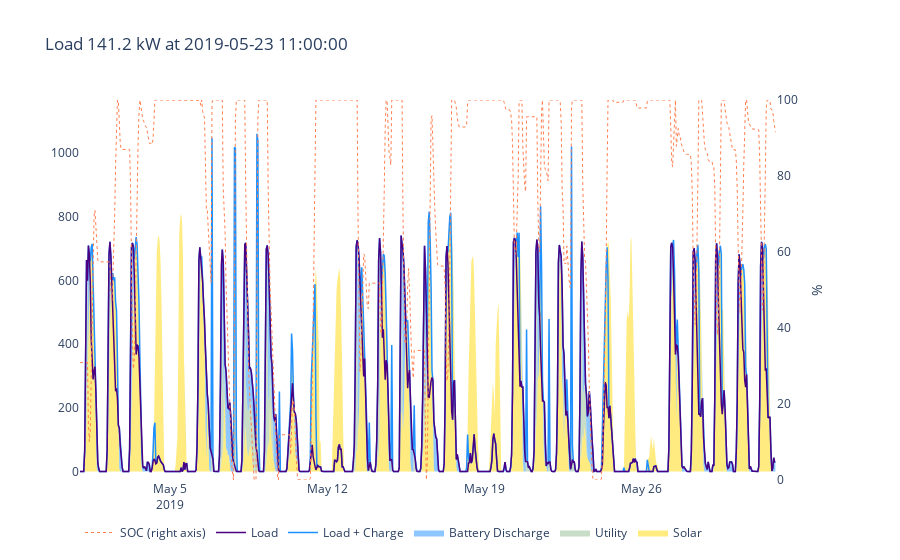

Source (notebook cell):
### Markdown cell above
## Perfect

### Code cell
load_at_peak = dispatch_perfect.loc[t_peak,'grid']

f = plotly_stacked(dispatch_perfect.loc[f'2019-{month}'],#[begin:end],
                    solar='pv',
                    load='load',
                    load_forecast='load_forecast',
                    batt='batt',
                    utility='grid',
                    soc='soc',
                    theme='plotly',
                    title=f'Load {load_at_peak:.1f} kW at {t_peak}')

### Figure 1 — Plotly figure (JSON) as saved in the notebook; plotly's stock layout.template omitted (floating-point values rounded to 4 significant figures; data arrays with more than 128 entries replaced by an {"elided": "..."} marker saying what was removed)
{"data": [{"line": {"color": "gold", "width": 0}, "mode": "lines", "name": "Solar", "stackgroup": "one", "type": "scatter", "x": {"elided": "744 str values"}, "xaxis": "x", "y": {"elided": "744 float values"}, "yaxis": "y"}, {"line": {"color": "darkseagreen", "width": 0}, "mode": "lines", "name": "Utility", "stackgroup": "one", "type": "scatter", "x": {"elided": "744 str values"}, "xaxis": "x", "y": {"elided": "744 float values"}, "yaxis": "y"}, {"line": {"color": "dodgerblue", "width": 0}, "mode": "lines", "name": "Battery Discharge", "stackgroup": "one", "type": "scatter", "x": {"elided": "744 str values"}, "xaxis": "x", "y": {"elided": "744 float values"}, "yaxis": "y"}, {"line": {"color": "dodgerblue", "width": 1.5}, "mode": "lines", "name": "Load + Charge", "type": "scatter", "x": {"elided": "744 str values"}, "xaxis": "x", "y": {"elided": "744 float values"}, "yaxis": "y"}, {"line": {"color": "indigo", "width": 1.5}, "mode": "lines", "name": "Load", "type": "scatter", "x": {"elided": "744 str values"}, "xaxis": "x", "y": {"elided": "744 float values"}, "yaxis": "y"}, {"line": {"color": "coral", "dash": "dot", "width": 1}, "mode": "lines", "name": "SOC (right axis)", "type": "scatter", "x": {"elided": "744 str values"}, "xaxis": "x", "y": {"elided": "744 float values"}, "yaxis": "y2"}], "layout": {"hovermode": "x", "legend": {"orientation": "h", "traceorder": "reversed"}, "paper_bgcolor": "rgba(0,0,0,0)", "plot_bgcolor": "rgba(0,0,0,0)", "title": {"text": "Load 141.2 kW at 2019-05-23 11:00:00"}, "xaxis": {"anchor": "y", "domain": [0, 0.94]}, "yaxis": {"anchor": "x", "domain": [0, 1], "range": [-26.53, 1167.0]}, "yaxis2": {"anchor": "x", "overlaying": "y", "range": [0, 100], "side": "right", "title": {"text": "%"}}}}
